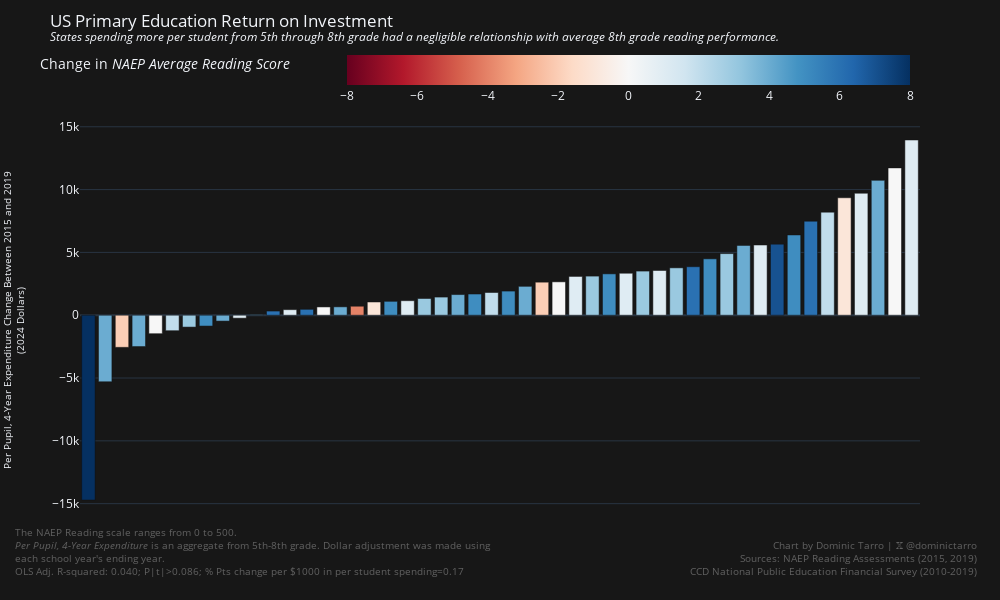
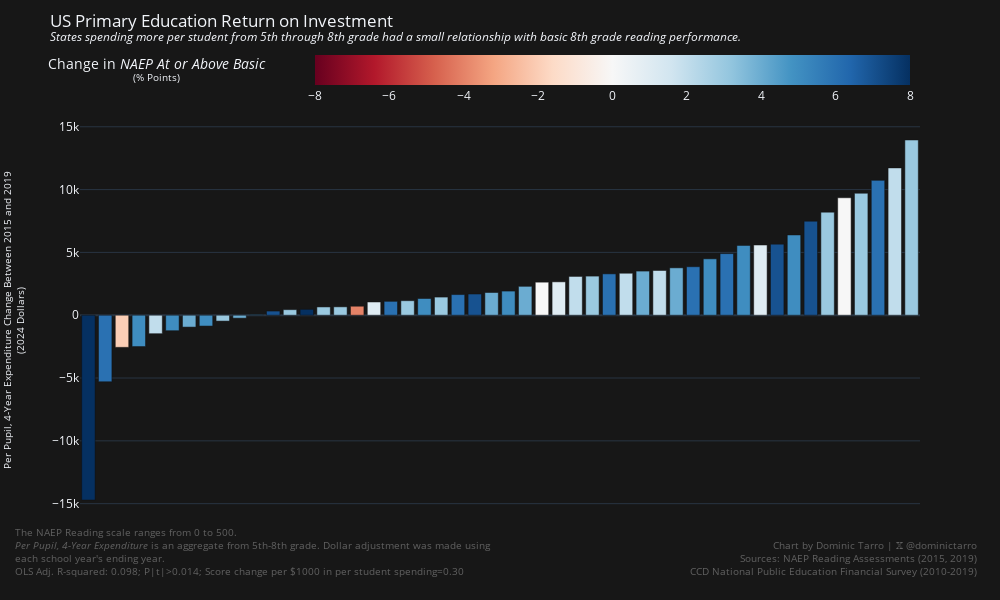
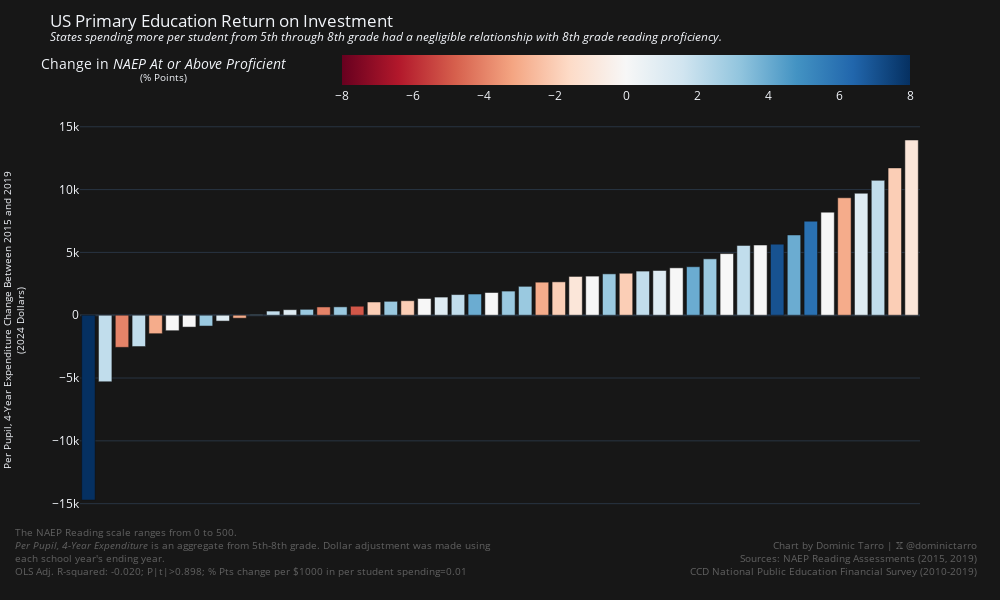

Source (notebook cell) for these figures, in order:
### Code cell
def generate_state_investment_and_reading_performance_bar_chart(
    column: str, legend_title: str, description: str, change_measure: str
) -> go.Figure:
    df = student_investment.join(
        reading_performance,
        on="State Name"
    ).sort("Investment Change")
    result = correlate(df, "Investment Change", column)
    return px.bar(
        df,
        x="State Name",
        y="Investment Change",
        color=column,
        title=f"US Primary Education Return on Investment<br><sup><i>{description}</i></sup>",
        template="plotly_dark",
        color_continuous_scale=px.colors.sequential.RdBu,
        labels={
            "State Name": "State",
            "Investment Change": "4-Year Expenditure Change (2024 Dollars)",
            column: f"Change in NAEP {legend_title}",
        },
        width=1000,
        height=600,
    ).update_layout(
        xaxis=dict(showticklabels=False, title=None),
        yaxis_title="Per Pupil, 4-Year Expenditure Change Between 2015 and 2019<br>(2024 Dollars)",
        yaxis_title_font_size=10,
        coloraxis_colorbar_title=f"Change in <i>NAEP {legend_title}</i>",
        coloraxis_colorbar_orientation="h",
        plot_bgcolor="#171717",
        paper_bgcolor="#171717",
    ).update_coloraxes(
        cmid=0,
    ).add_annotation(
        x=1.07,
        y=-0.15,
        xref="paper",
        yref="paper",
        text="<br>".join(
            (
                "Chart by Dominic Tarro | 𝕏 @dominictarro",
                "Sources: NAEP Reading Assessments (2015, 2019)",
                "CCD National Public Education Financial Survey (2010-2019)"
            )
        ),
        align="right",
        showarrow=False,
        font=dict(
            size=10,
            color="grey"
        ),
        opacity=0.7
    ).add_annotation(
        x=-0.08,
        y=-0.15,
        xref="paper",
        yref="paper",
        text="<br>".join(
            (
                "The NAEP Reading scale ranges from 0 to 500.",
                "<i>Per Pupil, 4-Year Expenditure</i> is an aggregate from 5th-8th grade. Dollar adjustment was made using <br>each school year's ending year.",
                f"OLS Adj. R-squared: {result.r_squared:.03f}; P|t|>{result.p_value:.03f}; {change_measure.title()} change per $1000 in per student spending={result.coef * 1000:.2f}"
            )
        ),
        align="left",
        showarrow=False,
        font=dict(
            size=10,
            color="grey"
        ),
        opacity=0.7
    )

_fig4 = generate_state_investment_and_reading_performance_bar_chart(
    "Mean Grade 8 Reading Score Change",
    "Average Reading Score",
    "States spending more per student from 5th through 8th grade had a negligible relationship with average 8th grade reading performance.",
    "% pts",
)
_fig4.write_image("./charts/spending-school-roi-reading-mean.png")
_fig4.show()
_fig5 = generate_state_investment_and_reading_performance_bar_chart(
    "At or Above Basic (%) Change",
    "At or Above Basic</i><br><sup>(% Points)</sup>",
    "States spending more per student from 5th through 8th grade had a small relationship with basic 8th grade reading performance.",
    "score",
)
_fig5.write_image("./charts/spending-school-roi-reading-basic.png")
_fig5.show()
_fig6 = generate_state_investment_and_reading_performance_bar_chart(
    "At or Above Proficient (%) Change",
    "At or Above Proficient</i><br><sup>(% Points)</sup>",
    "States spending more per student from 5th through 8th grade had a negligible relationship with 8th grade reading proficiency.",
    "% pts",
)
_fig6.write_image("./charts/spending-school-roi-reading-proficient.png")
_fig6.show()

### Figure 1 — Plotly figure (JSON) as saved in the notebook; plotly's stock layout.template omitted (floating-point values rounded to 4 significant figures)
{"data": [{"alignmentgroup": "True", "hovertemplate": "State=%{x}<br>4-Year Expenditure Change (2024 Dollars)=%{y}<br>Change in NAEP Average Reading Score=%{marker.color}<extra></extra>", "legendgroup": "", "marker": {"color": [8, 4, -2, 4, 0, 2, 3, 5, 4, 1, 4, 6, 1, 6, 0, 4, -4, -1, 5, 1, 3, 3, 4, 5, 2, 5, 4, -2, 0, 1, 3, 5, 1, 3, 1, 3, 6, 5, 3, 4, 1, 7, 5, 6, 2, -1, 1, 4, 0, 1], "coloraxis": "coloraxis", "pattern": {"shape": ""}}, "name": "", "offsetgroup": "", "orientation": "v", "showlegend": false, "textposition": "auto", "type": "bar", "x": ["Alaska", "Wyoming", "Louisiana", "West Virginia", "Arkansas", "Indiana", "Delaware", "Oklahoma", "Maryland", "New Mexico", "Kansas", "Alabama", "Michigan", "Iowa", "Florida", "Missouri", "Mississippi", "Ohio", "Virginia", "New Jersey", "Rhode Island", "Tennessee", "South Dakota", "Nebraska", "Utah", "Kentucky", "Arizona", "North Carolina", "Georgia", "South Carolina", "Wisconsin", "Montana", "Nevada", "Connecticut", "Massachusetts", "Idaho", "Vermont", "Texas", "Maine", "North Dakota", "Colorado", "New Hampshire", "Pennsylvania", "Minnesota", "Illinois", "Hawaii", "New York", "Oregon", "California", "Washington"], "xaxis": "x", "y": [-14710.0, -5297.0, -2557.0, -2495.0, -1471.0, -1233.0, -944.6, -862.3, -466.9, -235.0, 54.89, 329.8, 441.6, 469.4, 657.6, 666.9, 715.9, 1051.0, 1105.0, 1155.0, 1330.0, 1443.0, 1643.0, 1686.0, 1807.0, 1921.0, 2299.0, 2630.0, 2655.0, 3087.0, 3113.0, 3292.0, 3341.0, 3512.0, 3561.0, 3771.0, 3860.0, 4488.0, 4904.0, 5558.0, 5587.0, 5657.0, 6389.0, 7484.0, 8204.0, 9349.0, 9709.0, 10730.0, 11730.0, 13950.0], "yaxis": "y"}], "layout": {"annotations": [{"align": "right", "font": {"color": "grey", "size": 10}, "opacity": 0.7, "showarrow": false, "text": "Chart by Dominic Tarro | 𝕏 @dominictarro<br>Sources: NAEP Reading Assessments (2015, 2019)<br>CCD National Public Education Financial Survey (2010-2019)", "x": 1.07, "xref": "paper", "y": -0.15, "yref": "paper"}, {"align": "left", "font": {"color": "grey", "size": 10}, "opacity": 0.7, "showarrow": false, "text": "The NAEP Reading scale ranges from 0 to 500.<br><i>Per Pupil, 4-Year Expenditure</i> is an aggregate from 5th-8th grade. Dollar adjustment was made using <br>each school year's ending year.<br>OLS Adj. R-squared: 0.040; P|t|>0.086; % Pts change per $1000 in per student spending=0.17", "x": -0.08, "xref": "paper", "y": -0.15, "yref": "paper"}], "barmode": "relative", "coloraxis": {"cmid": 0, "colorbar": {"orientation": "h", "title": {"text": "Change in <i>NAEP Average Reading Score</i>"}}, "colorscale": [[0, "rgb(103,0,31)"], [0.1, "rgb(178,24,43)"], [0.2, "rgb(214,96,77)"], [0.3, "rgb(244,165,130)"], [0.4, "rgb(253,219,199)"], [0.5, "rgb(247,247,247)"], [0.6, "rgb(209,229,240)"], [0.7, "rgb(146,197,222)"], [0.8, "rgb(67,147,195)"], [0.9, "rgb(33,102,172)"], [1, "rgb(5,48,97)"]]}, "height": 600, "legend": {"tracegroupgap": 0}, "paper_bgcolor": "#171717", "plot_bgcolor": "#171717", "title": {"text": "US Primary Education Return on Investment<br><sup><i>States spending more per student from 5th through 8th grade had a negligible relationship with average 8th grade reading performance.</i></sup>"}, "width": 1000, "xaxis": {"anchor": "y", "domain": [0, 1], "showticklabels": false, "title": {}}, "yaxis": {"anchor": "x", "domain": [0, 1], "title": {"font": {"size": 10}, "text": "Per Pupil, 4-Year Expenditure Change Between 2015 and 2019<br>(2024 Dollars)"}}}}

### Figure 2 — Plotly figure (JSON) as saved in the notebook; plotly's stock layout.template omitted (floating-point values rounded to 4 significant figures)
{"data": [{"alignmentgroup": "True", "hovertemplate": "State=%{x}<br>4-Year Expenditure Change (2024 Dollars)=%{y}<br>Change in NAEP At or Above Basic</i><br><sup>(% Points)</sup>=%{marker.color}<extra></extra>", "legendgroup": "", "marker": {"color": [8, 6, -2, 5, 2, 5, 4, 5, 3, 4, 5, 7, 3, 8, 3, 3, -4, 1, 6, 3, 5, 3, 6, 7, 4, 5, 4, 0, 1, 2, 3, 6, 2, 4, 2, 4, 6, 5, 6, 5, 1, 7, 5, 7, 3, 0, 3, 6, 2, 3], "coloraxis": "coloraxis", "pattern": {"shape": ""}}, "name": "", "offsetgroup": "", "orientation": "v", "showlegend": false, "textposition": "auto", "type": "bar", "x": ["Alaska", "Wyoming", "Louisiana", "West Virginia", "Arkansas", "Indiana", "Delaware", "Oklahoma", "Maryland", "New Mexico", "Kansas", "Alabama", "Michigan", "Iowa", "Florida", "Missouri", "Mississippi", "Ohio", "Virginia", "New Jersey", "Rhode Island", "Tennessee", "South Dakota", "Nebraska", "Utah", "Kentucky", "Arizona", "North Carolina", "Georgia", "South Carolina", "Wisconsin", "Montana", "Nevada", "Connecticut", "Massachusetts", "Idaho", "Vermont", "Texas", "Maine", "North Dakota", "Colorado", "New Hampshire", "Pennsylvania", "Minnesota", "Illinois", "Hawaii", "New York", "Oregon", "California", "Washington"], "xaxis": "x", "y": [-14710.0, -5297.0, -2557.0, -2495.0, -1471.0, -1233.0, -944.6, -862.3, -466.9, -235.0, 54.89, 329.8, 441.6, 469.4, 657.6, 666.9, 715.9, 1051.0, 1105.0, 1155.0, 1330.0, 1443.0, 1643.0, 1686.0, 1807.0, 1921.0, 2299.0, 2630.0, 2655.0, 3087.0, 3113.0, 3292.0, 3341.0, 3512.0, 3561.0, 3771.0, 3860.0, 4488.0, 4904.0, 5558.0, 5587.0, 5657.0, 6389.0, 7484.0, 8204.0, 9349.0, 9709.0, 10730.0, 11730.0, 13950.0], "yaxis": "y"}], "layout": {"annotations": [{"align": "right", "font": {"color": "grey", "size": 10}, "opacity": 0.7, "showarrow": false, "text": "Chart by Dominic Tarro | 𝕏 @dominictarro<br>Sources: NAEP Reading Assessments (2015, 2019)<br>CCD National Public Education Financial Survey (2010-2019)", "x": 1.07, "xref": "paper", "y": -0.15, "yref": "paper"}, {"align": "left", "font": {"color": "grey", "size": 10}, "opacity": 0.7, "showarrow": false, "text": "The NAEP Reading scale ranges from 0 to 500.<br><i>Per Pupil, 4-Year Expenditure</i> is an aggregate from 5th-8th grade. Dollar adjustment was made using <br>each school year's ending year.<br>OLS Adj. R-squared: 0.098; P|t|>0.014; Score change per $1000 in per student spending=0.30", "x": -0.08, "xref": "paper", "y": -0.15, "yref": "paper"}], "barmode": "relative", "coloraxis": {"cmid": 0, "colorbar": {"orientation": "h", "title": {"text": "Change in <i>NAEP At or Above Basic</i><br><sup>(% Points)</sup></i>"}}, "colorscale": [[0, "rgb(103,0,31)"], [0.1, "rgb(178,24,43)"], [0.2, "rgb(214,96,77)"], [0.3, "rgb(244,165,130)"], [0.4, "rgb(253,219,199)"], [0.5, "rgb(247,247,247)"], [0.6, "rgb(209,229,240)"], [0.7, "rgb(146,197,222)"], [0.8, "rgb(67,147,195)"], [0.9, "rgb(33,102,172)"], [1, "rgb(5,48,97)"]]}, "height": 600, "legend": {"tracegroupgap": 0}, "paper_bgcolor": "#171717", "plot_bgcolor": "#171717", "title": {"text": "US Primary Education Return on Investment<br><sup><i>States spending more per student from 5th through 8th grade had a small relationship with basic 8th grade reading performance.</i></sup>"}, "width": 1000, "xaxis": {"anchor": "y", "domain": [0, 1], "showticklabels": false, "title": {}}, "yaxis": {"anchor": "x", "domain": [0, 1], "title": {"font": {"size": 10}, "text": "Per Pupil, 4-Year Expenditure Change Between 2015 and 2019<br>(2024 Dollars)"}}}}

### Figure 3 — Plotly figure (JSON) as saved in the notebook; plotly's stock layout.template omitted (floating-point values rounded to 4 significant figures)
{"data": [{"alignmentgroup": "True", "hovertemplate": "State=%{x}<br>4-Year Expenditure Change (2024 Dollars)=%{y}<br>Change in NAEP At or Above Proficient</i><br><sup>(% Points)</sup>=%{marker.color}<extra></extra>", "legendgroup": "", "marker": {"color": [8, 2, -4, 2, -3, 0, 0, 3, 1, -3, 3, 2, 1, 3, -4, 3, -5, -2, 3, -2, 0, 1, 2, 4, 0, 3, 3, -3, -2, -1, 0, 3, -2, 2, 1, 0, 4, 3, 0, 2, 0, 7, 4, 6, 0, -3, 1, 2, -2, -1], "coloraxis": "coloraxis", "pattern": {"shape": ""}}, "name": "", "offsetgroup": "", "orientation": "v", "showlegend": false, "textposition": "auto", "type": "bar", "x": ["Alaska", "Wyoming", "Louisiana", "West Virginia", "Arkansas", "Indiana", "Delaware", "Oklahoma", "Maryland", "New Mexico", "Kansas", "Alabama", "Michigan", "Iowa", "Florida", "Missouri", "Mississippi", "Ohio", "Virginia", "New Jersey", "Rhode Island", "Tennessee", "South Dakota", "Nebraska", "Utah", "Kentucky", "Arizona", "North Carolina", "Georgia", "South Carolina", "Wisconsin", "Montana", "Nevada", "Connecticut", "Massachusetts", "Idaho", "Vermont", "Texas", "Maine", "North Dakota", "Colorado", "New Hampshire", "Pennsylvania", "Minnesota", "Illinois", "Hawaii", "New York", "Oregon", "California", "Washington"], "xaxis": "x", "y": [-14710.0, -5297.0, -2557.0, -2495.0, -1471.0, -1233.0, -944.6, -862.3, -466.9, -235.0, 54.89, 329.8, 441.6, 469.4, 657.6, 666.9, 715.9, 1051.0, 1105.0, 1155.0, 1330.0, 1443.0, 1643.0, 1686.0, 1807.0, 1921.0, 2299.0, 2630.0, 2655.0, 3087.0, 3113.0, 3292.0, 3341.0, 3512.0, 3561.0, 3771.0, 3860.0, 4488.0, 4904.0, 5558.0, 5587.0, 5657.0, 6389.0, 7484.0, 8204.0, 9349.0, 9709.0, 10730.0, 11730.0, 13950.0], "yaxis": "y"}], "layout": {"annotations": [{"align": "right", "font": {"color": "grey", "size": 10}, "opacity": 0.7, "showarrow": false, "text": "Chart by Dominic Tarro | 𝕏 @dominictarro<br>Sources: NAEP Reading Assessments (2015, 2019)<br>CCD National Public Education Financial Survey (2010-2019)", "x": 1.07, "xref": "paper", "y": -0.15, "yref": "paper"}, {"align": "left", "font": {"color": "grey", "size": 10}, "opacity": 0.7, "showarrow": false, "text": "The NAEP Reading scale ranges from 0 to 500.<br><i>Per Pupil, 4-Year Expenditure</i> is an aggregate from 5th-8th grade. Dollar adjustment was made using <br>each school year's ending year.<br>OLS Adj. R-squared: -0.020; P|t|>0.898; % Pts change per $1000 in per student spending=0.01", "x": -0.08, "xref": "paper", "y": -0.15, "yref": "paper"}], "barmode": "relative", "coloraxis": {"cmid": 0, "colorbar": {"orientation": "h", "title": {"text": "Change in <i>NAEP At or Above Proficient</i><br><sup>(% Points)</sup></i>"}}, "colorscale": [[0, "rgb(103,0,31)"], [0.1, "rgb(178,24,43)"], [0.2, "rgb(214,96,77)"], [0.3, "rgb(244,165,130)"], [0.4, "rgb(253,219,199)"], [0.5, "rgb(247,247,247)"], [0.6, "rgb(209,229,240)"], [0.7, "rgb(146,197,222)"], [0.8, "rgb(67,147,195)"], [0.9, "rgb(33,102,172)"], [1, "rgb(5,48,97)"]]}, "height": 600, "legend": {"tracegroupgap": 0}, "paper_bgcolor": "#171717", "plot_bgcolor": "#171717", "title": {"text": "US Primary Education Return on Investment<br><sup><i>States spending more per student from 5th through 8th grade had a negligible relationship with 8th grade reading proficiency.</i></sup>"}, "width": 1000, "xaxis": {"anchor": "y", "domain": [0, 1], "showticklabels": false, "title": {}}, "yaxis": {"anchor": "x", "domain": [0, 1], "title": {"font": {"size": 10}, "text": "Per Pupil, 4-Year Expenditure Change Between 2015 and 2019<br>(2024 Dollars)"}}}}
